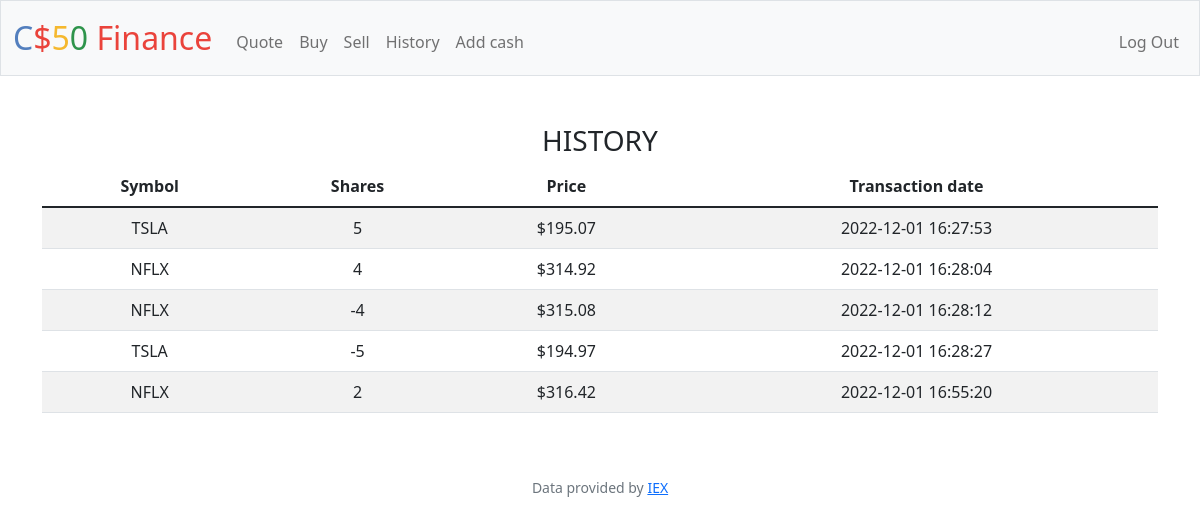
The app's page /history (signed in) with its own data.
### tables this page shows
CREATE TABLE 'history' ('id' INTEGER PRIMARY KEY AUTOINCREMENT NOT NULL, 'user_id' INTEGER, 'shares' INTEGER, 'symbol' TEXT, 'price' REAL, 'date' DATETIME);

### app.py (the view)
@app.route("/history")
@login_required
def history():
    user_id = session["user_id"]
    history = db.execute("SELECT symbol, shares, price, date FROM history WHERE user_id = ? ORDER by id", user_id)
    return render_template("history.html", history=history)

### app.py (called while the page is built)
@app.after_request
def after_request(response):
    response.headers["Cache-Control"] = "no-cache, no-store, must-revalidate"
    response.headers["Expires"] = 0
    response.headers["Pragma"] = "no-cache"
    return response

### helpers.py (called while the page is built)
def login_required(f):
    @wraps(f)
    def decorated_function(*args, **kwargs):
        if session.get("user_id") is None:
            return redirect("/login")
        return f(*args, **kwargs)
    return decorated_function

def usd(value):
    return f"${value:,.2f}"

### templates/history.html (shortened to what this page needs)
{% extends "layout.html" %}
{% block main %}
    <div class="container-lg">
        <h3>HISTORY</h3>
        <table class="table table-striped">
            <thead>
                <tr>
                    <th>Symbol</th>
                    <th>Shares</th>
                    <th>Price</th>
                    <th>Transaction date</th>
                </tr>
            </thead>
            <tbody>
                {% for i in history %}
                <tr>
                    <td>{{ i["symbol"]}}</td>
                    <td>{{ i["shares"]}}</td>
                    <td>{{ i["price"] | usd }}</td>
                    <td>{{ i["date"] }}</td>
                </tr>
                {% endfor %}
            </tbody>
        </table>
    </div>
{% endblock %}

### records on screen
history: symbol "TSLA", shares "5", price "$195.07", date "2022-12-01 16:27:53"
history: symbol "NFLX", shares "4", price "$314.92", date "2022-12-01 16:28:04"
history: symbol "NFLX", shares "-4", price "$315.08", date "2022-12-01 16:28:12"
history: symbol "TSLA", shares "-5", price "$194.97", date "2022-12-01 16:28:27"
history: symbol "NFLX", shares "2", price "$316.42", date "2022-12-01 16:55:20"
